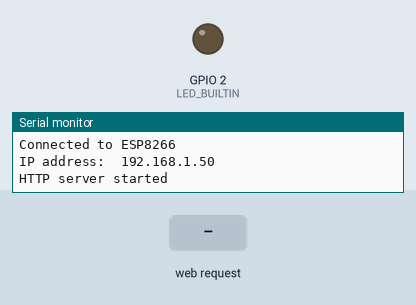
The sketch below on a simulated ESP8266 (NodeMCU). Parts: output pins drawn as LEDs (lit = HIGH, except the on-board LED, lit = LOW), the last lines printed to the serial monitor. Inputs (shaded band) come from the test bench. WiFi joins after 1.5 s; servers stay silent unless stated.

Above: at 2.7 s.
2.8 s: HTTP request GET /breath received
At 2.95 s:
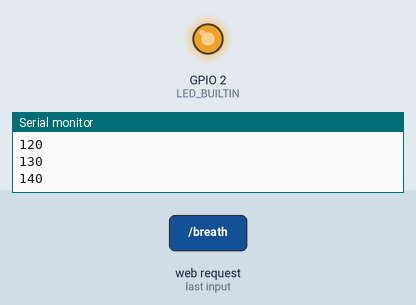
At 3.55 s:
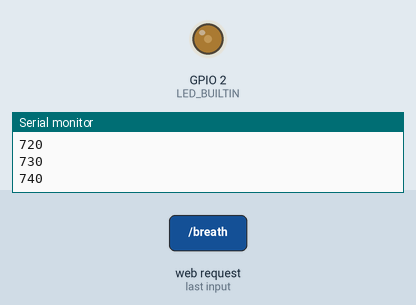
Timing chart, 0 to 11.8 s (numbered marks = the images above; inputs shaded):
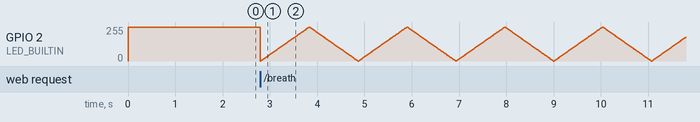

The sketch:

Server.ino
```cpp
#include <ESP8266WiFi.h>
#include <ESP8266WiFiMulti.h>   // 使用WiFiMulti库
#include <ESP8266WebServer.h>   // 使用WebServer库

ESP8266WiFiMulti wifiMulti;     // 建立ESP8266WiFiMulti对象,对象名称是 'wifiMulti'

ESP8266WebServer server(80);    // 建立网络服务器对象，该对象用于响应HTTP请求。监听端口（80）

IPAddress local_IP(192, 168, 43, 123); // 设置ESP8266-NodeMCU联网后的IP
IPAddress gateway(192, 168, 43, 1);    // 设置网关IP
IPAddress subnet(255, 255, 255, 0);   // 设置子网掩码
IPAddress dns(192,168,43,1);
// 设置局域网DNS的IP

void setup(void){
  Serial.begin(9600);          // 启动串口通讯
  Serial.println("");

  pinMode(LED_BUILTIN, OUTPUT);
  digitalWrite(LED_BUILTIN, HIGH);

  // 设置开发板网络环境
  if (!WiFi.config(local_IP, gateway, subnet)) {
    Serial.println("Failed to Config ESP8266 IP");
  }

  wifiMulti.addAP("ESP8266", "12345678"); // 将需要连接的一系列WiFi ID和密码输入这里
  Serial.println("Connecting ...");

  // 尝试进行wifi连接。
  while (wifiMulti.run() != WL_CONNECTED) {
    delay(250);
    Serial.print('.');
  }

  // WiFi连接成功后将通过串口监视器输出连接成功信息
  Serial.println('\n');
  Serial.print("Connected to ");
  Serial.println(WiFi.SSID());              // 通过串口监视器输出连接的WiFi名称
  Serial.print("IP address:\t");
  Serial.println(WiFi.localIP());           // 通过串口监视器输出ESP8266-NodeMCU的IP

  server.on("/update", handleUpdate);        // 处理服务器更新函数
  server.on("/setLED",handlePWM);             // 处理PWM设置请求
  server.on("/breath",Breath);             // 处理breath请求
  server.onNotFound(handleUserRequest);       // 处理网络请求


  server.begin();                            // 启动网站服务
  Serial.println("HTTP server started");
}

void loop(void){
  server.handleClient();                    // 检查http服务器访问
}

void handleUpdate(){
  Serial.println("已连接");
  int buttonValue = server.arg("button").toInt();  // 获取客户端发送HTTP信息中的按键控制量

  server.send(200, "text/plain", "Received");                 // 发送http响应

  buttonValue == 0 ? digitalWrite(LED_BUILTIN, LOW) : digitalWrite(LED_BUILTIN, HIGH);

  // 通过串口监视器输出获取到的变量数值
  Serial.print("buttonValue = ");  Serial.println(buttonValue);
  Serial.println("=================");
}
void handlePWM(){
  String pwmStr = server.arg("pwm"); // 获取用户请求中的PWM数值
  Serial.print("pwmStr = ");Serial.println(pwmStr);

  int pwmVal = pwmStr.toInt();              // 将用户请求中的PWM数值转换为整数
  pwmVal = 1023 - map(pwmVal,0,100,0,1023); // 用户请求数值为0-100，转为0-1023
  Serial.print("pwmVal = ");Serial.println(pwmVal);

  analogWrite(LED_BUILTIN, pwmVal);         // 实现PWM引脚设置
  server.send(200, "text/plain");//向客户端发送200响应信息
}

// 处理用户浏览器的HTTP访问
void handleUserRequest() {
  server.send(404, "text/plain", "404 Not Found");

}
void Breath(){
  server.send(200, "text/plain", "Received");
  while(true){
    for (int brightness = 0; brightness <= 1023; brightness+=10){
    analogWrite(LED_BUILTIN, brightness);
    Serial.println(brightness);
    delay(10);
  }

  // LED由明到暗
  for (int brightness = 1023; brightness >=0 ; brightness-=10){
    analogWrite(LED_BUILTIN, brightness);
    Serial.println(brightness);
    delay(10);

  }
 }
}
```
